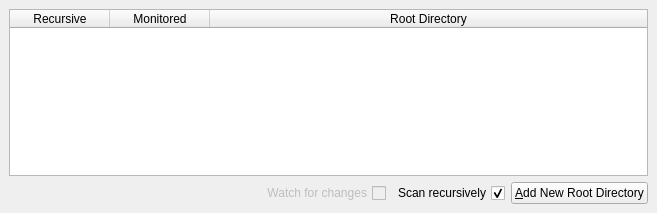
<?xml version="1.0" encoding="UTF-8"?>
<ui version="4.0">
 <class>MediaServerWindow</class>
 <widget class="QMainWindow" name="MediaServerWindow">
  <property name="geometry">
   <rect>
    <x>0</x>
    <y>0</y>
    <width>657</width>
    <height>213</height>
   </rect>
  </property>
  <property name="minimumSize">
   <size>
    <width>360</width>
    <height>170</height>
   </size>
  </property>
  <property name="windowTitle">
   <string>Simple Media Server Test</string>
  </property>
  <widget class="QWidget" name="centralwidget">
   <layout class="QVBoxLayout" name="verticalLayout">
    <item>
     <widget class="QTableWidget" name="rootDirectoriesTable">
      <property name="alternatingRowColors">
       <bool>true</bool>
      </property>
      <property name="selectionMode">
       <enum>QAbstractItemView::NoSelection</enum>
      </property>
      <property name="sortingEnabled">
       <bool>true</bool>
      </property>
      <attribute name="horizontalHeaderCascadingSectionResizes">
       <bool>true</bool>
      </attribute>
      <attribute name="horizontalHeaderMinimumSectionSize">
       <number>40</number>
      </attribute>
      <attribute name="horizontalHeaderStretchLastSection">
       <bool>true</bool>
      </attribute>
      <attribute name="verticalHeaderVisible">
       <bool>false</bool>
      </attribute>
      <column>
       <property name="text">
        <string>Recursive</string>
       </property>
      </column>
      <column>
       <property name="text">
        <string>Monitored</string>
       </property>
      </column>
      <column>
       <property name="text">
        <string>Root Directory</string>
       </property>
      </column>
     </widget>
    </item>
    <item>
     <layout class="QGridLayout" name="gridLayout">
      <property name="sizeConstraint">
       <enum>QLayout::SetMinimumSize</enum>
      </property>
      <item row="3" column="1">
       <widget class="QCheckBox" name="watchCheckBox">
        <property name="enabled">
         <bool>false</bool>
        </property>
        <property name="layoutDirection">
         <enum>Qt::RightToLeft</enum>
        </property>
        <property name="text">
         <string>Watch for changes</string>
        </property>
       </widget>
      </item>
      <item row="3" column="3">
       <widget class="QCheckBox" name="scanRecursivelyCheckbox">
        <property name="layoutDirection">
         <enum>Qt::RightToLeft</enum>
        </property>
        <property name="text">
         <string>Scan recursively</string>
        </property>
        <property name="checked">
         <bool>true</bool>
        </property>
       </widget>
      </item>
      <item row="3" column="4">
       <widget class="QPushButton" name="addContentButton">
        <property name="text">
         <string>&amp;Add New Root Directory</string>
        </property>
       </widget>
      </item>
      <item row="3" column="0">
       <spacer name="horizontalSpacer">
        <property name="orientation">
         <enum>Qt::Horizontal</enum>
        </property>
        <property name="sizeHint" stdset="0">
         <size>
          <width>40</width>
          <height>20</height>
         </size>
        </property>
       </spacer>
      </item>
     </layout>
    </item>
   </layout>
  </widget>
 </widget>
 <resources/>
 <connections/>
</ui>
